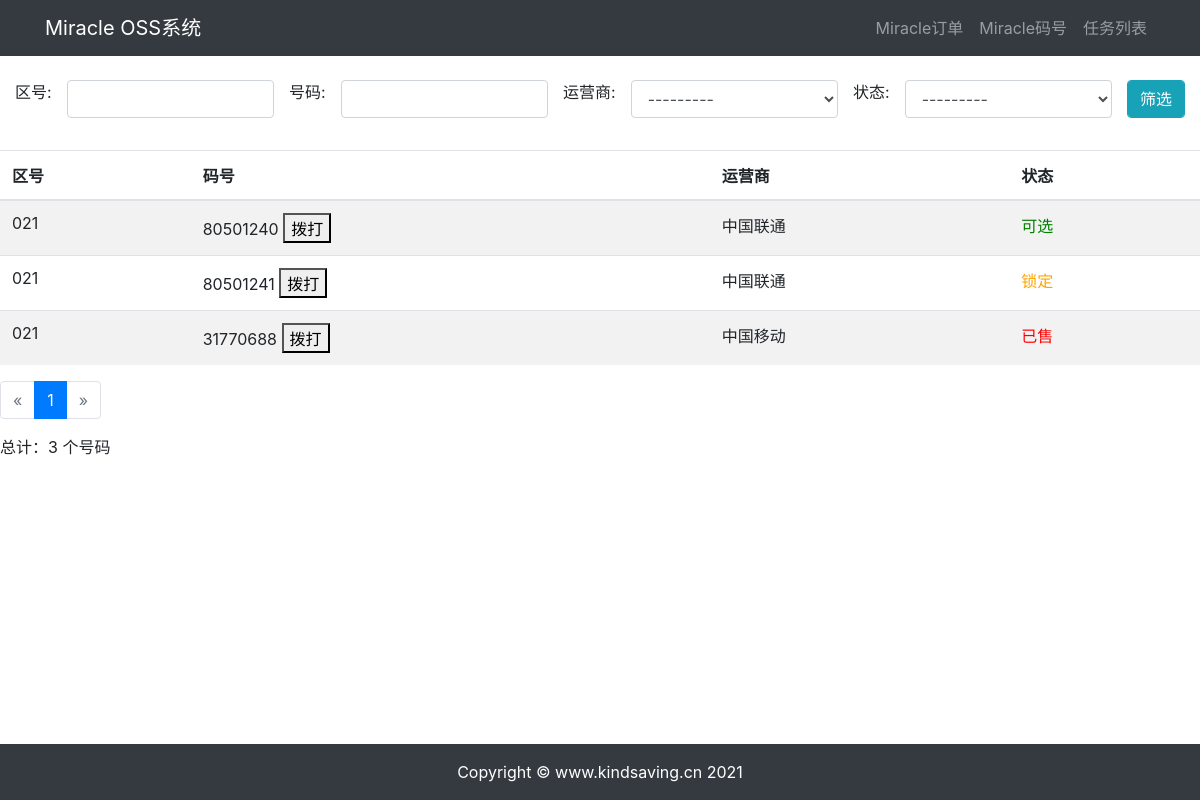
Before: /Miracle/MiracleNumber/ with the older database file.
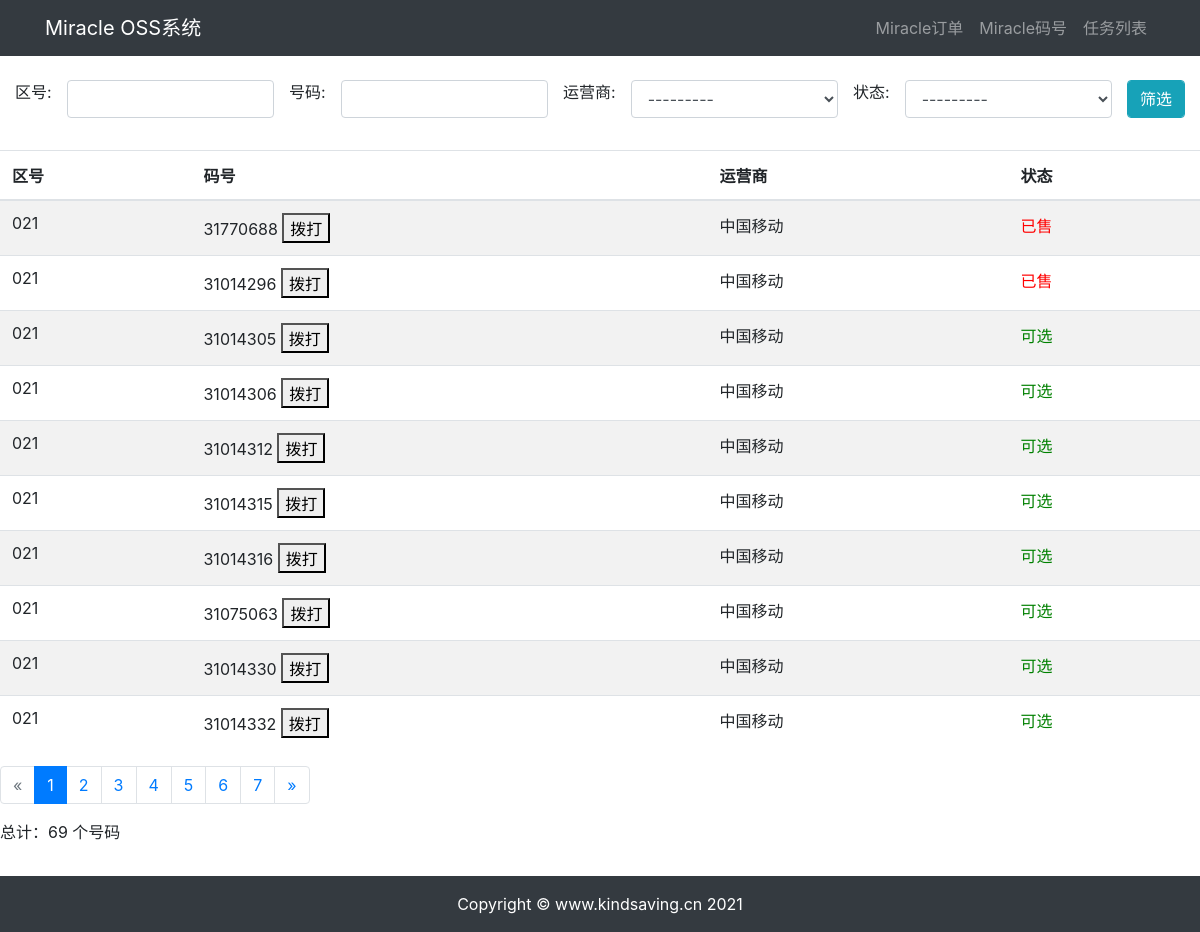
After: the same page with the newer database file.
### Miracle/models.py (models this page shows)
class MiracleNumber(models.Model):
    OPERATORS = (
        ('中国电信', '中国电信'),
        ('中国联通', '中国联通'),
        ('中国移动', '中国移动'),
        ('中国铁通', '中国铁通'),
    )
    STATUSS = (
        ('可选', '可选'),
        ('锁定', '锁定'),
        ('已售', '已售'),
    )
    Zip = models.CharField(max_length=4, default='021', verbose_name='区号')
    Number = models.IntegerField(verbose_name='固话号码')
    Operator = models.CharField(max_length=12, verbose_name='运营商', choices=OPERATORS)
    Status = models.CharField(max_length=8, verbose_name='状态', default='可选', choices=STATUSS)
    Organize =models.CharField(max_length=30,default=' ',verbose_name='客户名称')
    def colored_Status(self):
        if self.Status == '可选':
            color_code = 'green'
        elif self.Status == '锁定':
            color_code = 'orange'
        else:
            color_code = 'red'
        return format_html(
            '<span style="color: {};">{}</span>',
            color_code,
            self.Status,
        )
    colored_Status.short_description = u"状态"
    class Meta:
        unique_together = (("Zip", "Number"),)
        verbose_name_plural = 'Miracle码号'

### Miracle/views.py (the view)
# urls.py: path('Miracle/MiracleNumber/',MiracleViews.MiracleNumber_search,name='MiracleNumber_search'),
def MiracleNumber_search(request):
    f = MiracleNumberFilter(request.GET,queryset=MiracleNumber.objects.all())
    paginator = Paginator(f.qs, 10)
    page = request.GET.get('page')
    page_obj = paginator.get_page(page)
    context = {'page_obj': page_obj, 'paginator': paginator,
               'is_paginated': True, 'filter': f, }
    return render(request,'MiracleNumber_filter.html',context)

### Miracle/templates/MiracleNumber_filter.html (shortened to what this page needs)
{% extends "base.html" %}
{% block content %}
{% load widget_tweaks %}
<br>
<div class="well justify-content-center">
    <form action="" role="search" method="get">
        <div class="input-group col-md-12 align-self-center">
    {% with form=filter.form %}
            {% for field in form.visible_fields %}
            <div ,class="form-group col align-self-center">
                {{ field.label_tag }}
            </div>
            <div class="form-group col align-self-center">
                  {% render_field field class="form-control" %}
            </div>
    {% endfor %}
           <span class="input-group-btn">
                <button class="btn btn-info form-control" type="submit" value="submit">筛选</button>
            </span>
        </div>
    {% endwith %}
    </form>
</div>
{% if is_paginated %}
<table class="table table-striped">
    <thead>
        <tr>
            <th>区号</th>
            <th>码号</th>
            <th>运营商</th>
            <th>状态</th>
        </tr>
    </thead>
    <tbody>
{% for Number in page_obj %}
        <tr>
            <td>
{{ Number.Zip }}
            </td>
            <td>
                {{ Number.Number}} <button onclick="makecall($(parentNode.firstChild).text())">拨打</button>
            </td>
            <td>
{{ Number.Operator }}
            </td>
            {% if Number.Status == "已售" %}
            <td style="color: red">
            {%elif Number.Status == "锁定" %}
            <td style="color: orange">
            {%elif Number.Status == "可选" %}
            <td style="color: green">
            {% else %}
            <td>
            {%endif%}
{{ Number.Status }}
            </td>
{% endfor %}
        </tr>
    </tbody>
</table>
{% else %}
<p>There are no Numbers yet.</p>
{% endif %}
{% if is_paginated %}
     <ul class="pagination">
{% if page_obj.has_previous %}
         <li class="page-item"><a class="page-link" href="?page={{page_obj.previous_page_number}}">&laquo;</a></li>
{% else %}
         <li class="page-item disabled"><span class="page-link">&laquo;</span></li>
{% endif %}
         {% for i in paginator.page_range %}
         {% if page_obj.number == i %}
         <li class="page-item active"><span class="page-link"> {{ i }} <span class="sr-only">(current)</span></span></li>
{% else %}
               <li class="page-item"><a class="page-link" href="?page={{ i }}">{{ i }}</a></li>
{% endif %}
         {% endfor %}
         {% if page_obj.has_next %}
         <li class="page-item"><a class="page-link" href="?page={{ page_obj.next_page_number }}">&raquo;</a></li>
{% else %}
         <li class="page-item disabled"><span class="page-link">&raquo;</span></li>
{% endif %}
     </ul>
{% endif %}
<p>总计：{{filter.qs.count}} 个号码</p>
{% endblock content %}

Changed rows visible on the page:
removed MiracleNumber: Zip "021", Number "80501240", Operator "中国联通", Status "可选"
removed MiracleNumber: Zip "021", Number "80501241", Operator "中国联通", Status "锁定"
added MiracleNumber: Zip "021", Number "31014296", Operator "中国移动", Status "已售"
added MiracleNumber: Zip "021", Number "31014305", Operator "中国移动", Status "可选"
added MiracleNumber: Zip "021", Number "31014306", Operator "中国移动", Status "可选"
added MiracleNumber: Zip "021", Number "31014312", Operator "中国移动", Status "可选"
added MiracleNumber: Zip "021", Number "31014315", Operator "中国移动", Status "可选"
added MiracleNumber: Zip "021", Number "31014316", Operator "中国移动", Status "可选"
added MiracleNumber: Zip "021", Number "31075063", Operator "中国移动", Status "可选"
added MiracleNumber: Zip "021", Number "31014330", Operator "中国移动", Status "可选"
added MiracleNumber: Zip "021", Number "31014332", Operator "中国移动", Status "可选"
Other visible differences:
{{ filter.qs.count }}: "3" → "69"
new list line: "2"
new list line: "3"
new list line: "4"
new list line: "5"
new list line: "6"
new list line: "7"
